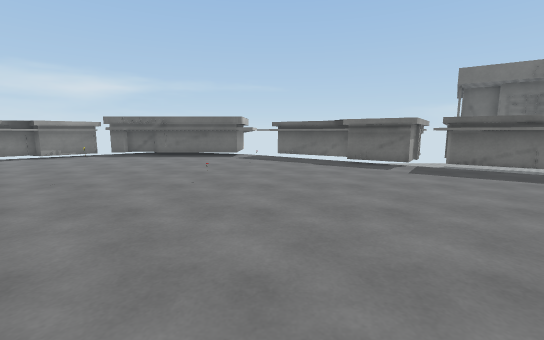
view 1 (above)

24 first-person views from a walk through a Unity game level. The camera is 1.2 m above the floor, tilts 8° down and sees 90° across. The floor is counted in squares, 1 m on a side. Each view is taken from the middle of a square. On the plan, view 1 faces up. The plan holds only what a view shows up to about 13 squares ahead; the rest is blank. The place goes on beyond the plan. The player is left out. Surface patterns are stand-ins for the level's own textures.

view 2
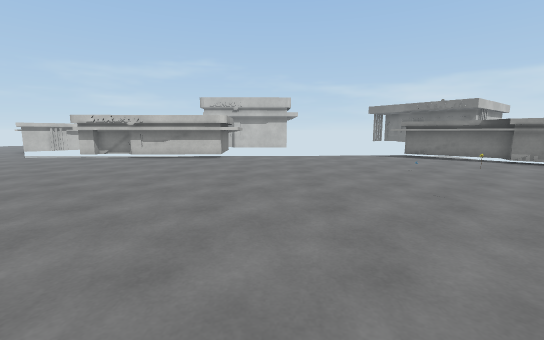

view 3
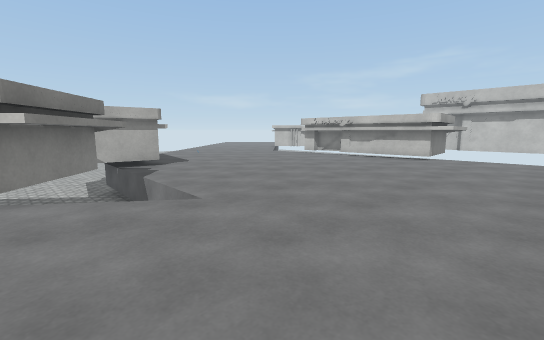

view 4
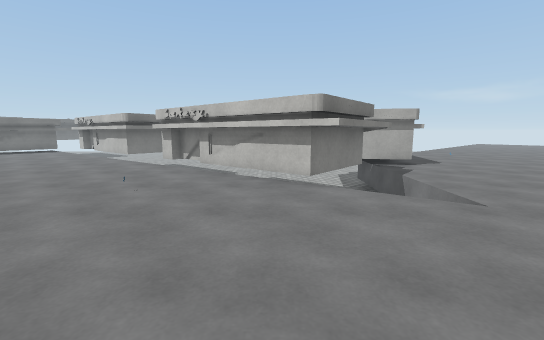

view 5
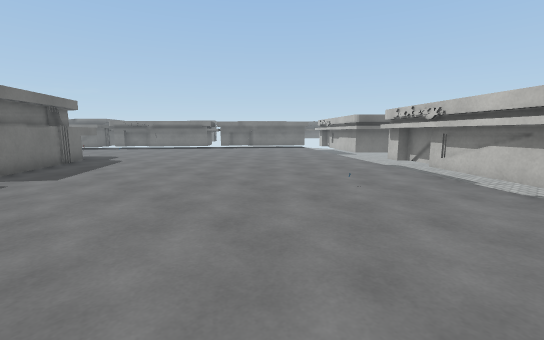

view 6
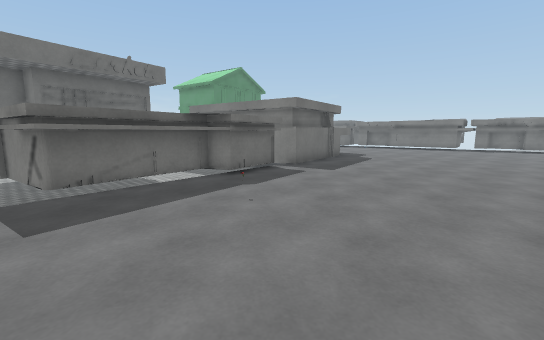

view 7
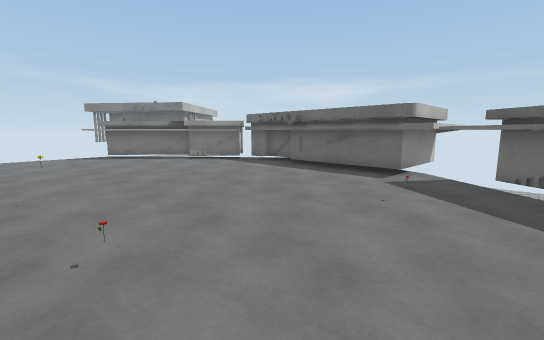

view 8
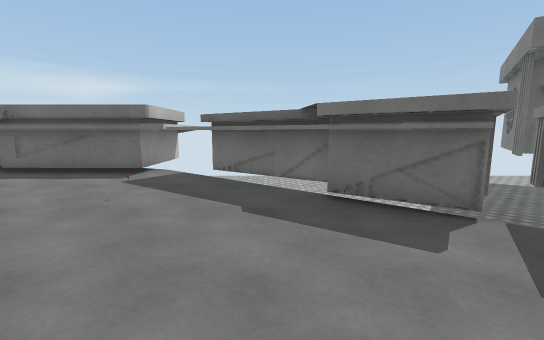

view 9
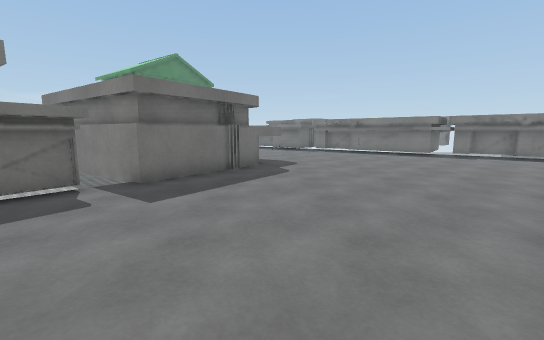

view 10
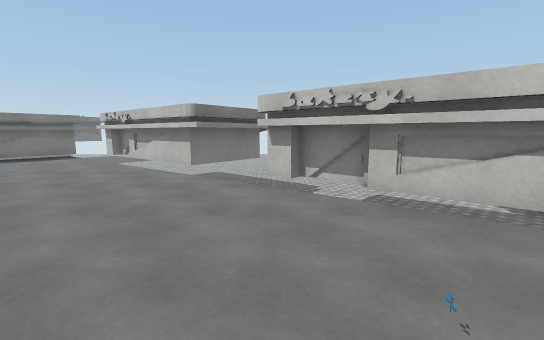

view 11
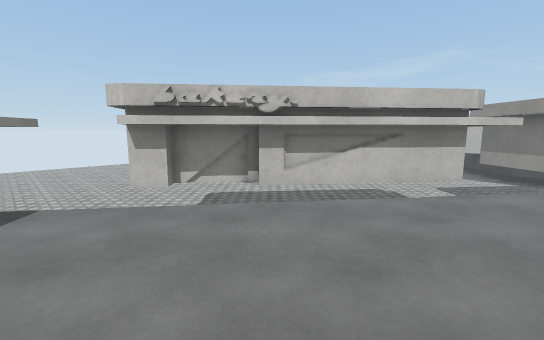

view 12
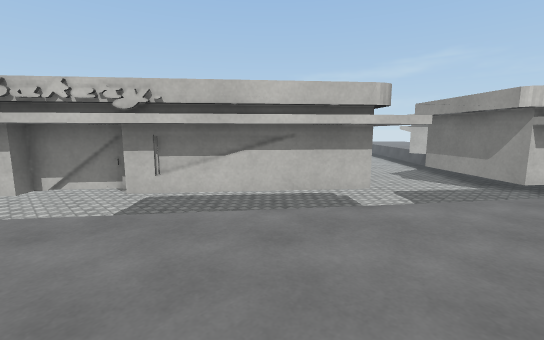

view 13
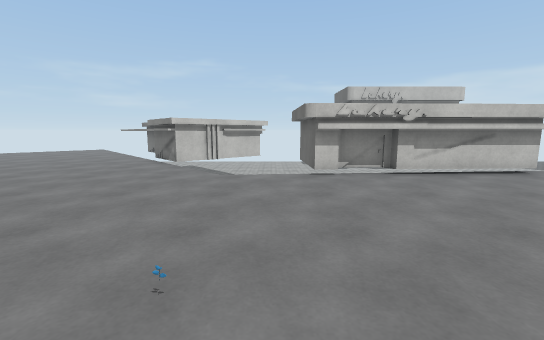

view 14
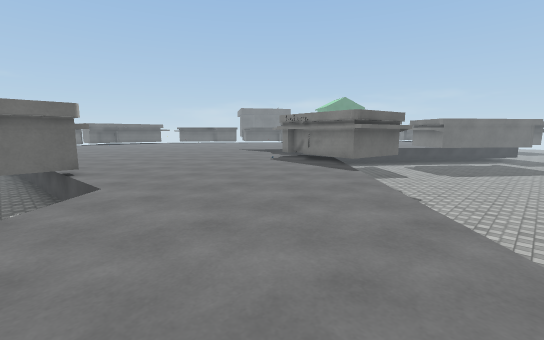

view 15
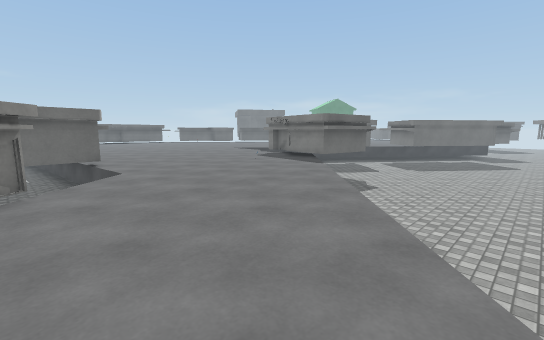

view 16
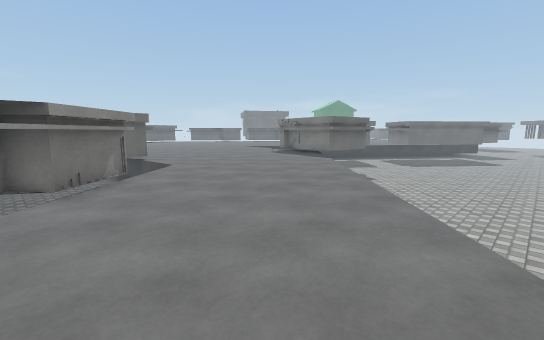

view 17
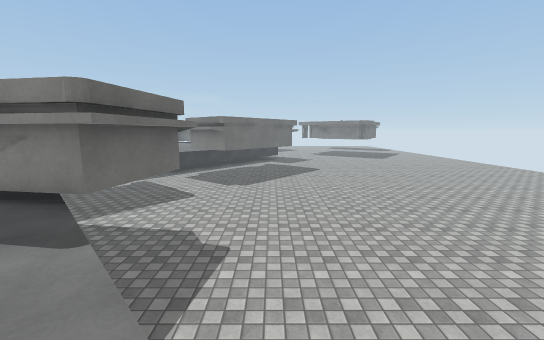

view 18
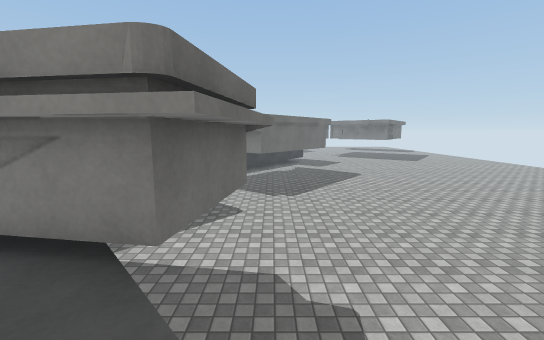

view 19
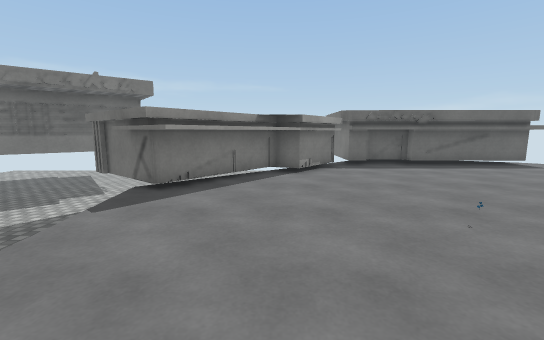

view 20
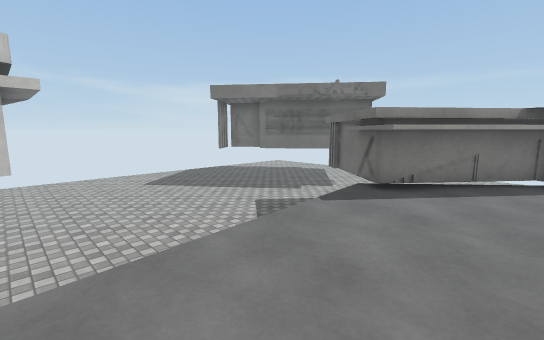

view 21
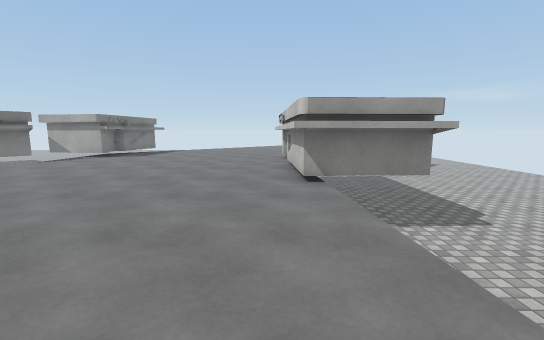

view 22
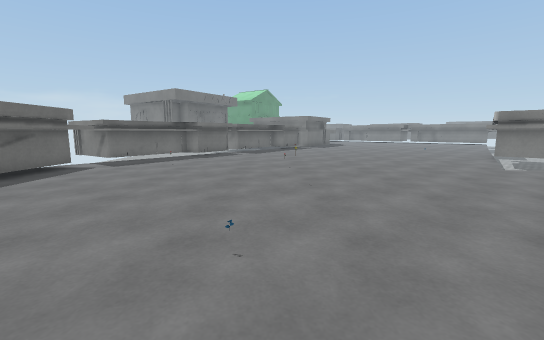

view 23
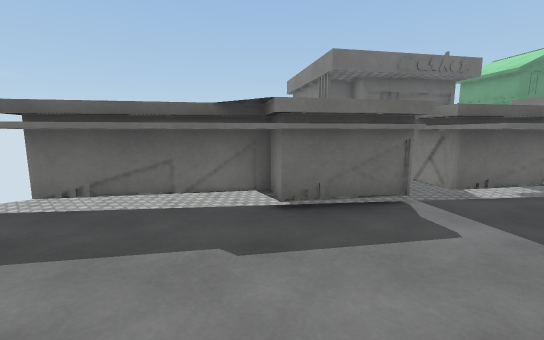

view 24
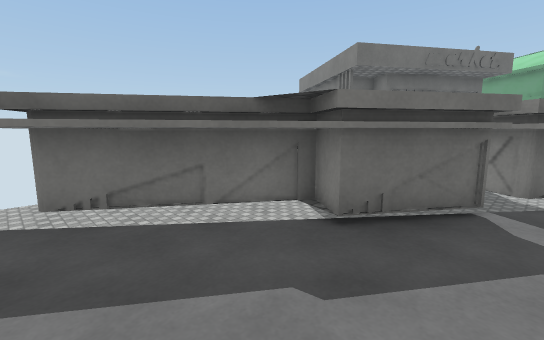

### Floor plan
Key: @ floor where view 1 was taken; # wall or solid block; x gap in a wall; . floor; ^ raised ledge; v drop or lower ground; O other object.
Columns run from 17 left of view 1 to 17 right of it. Each row starts with its distance up from view 1.
 16          O     O  v#vvvvv  v
 15          O     OO ^  ^vvv vv#
 14 v       OOOOOOOOO##   ^vvvvvv
 13 v     OOO.......#^^^    #vvvvv
 12 v    OOO..........^^^^  vvvvvvv
 11 vOO OOO............^^^ ^^^^vvvvvv
 10 v OOOO..............###v^  ^vvvvvvv
  9 v  OO..................#^   ^^vv vv
  8 vv v...................^^^        v
  7 vv v....................^^^   v#
  6 vv v.........O...........^^^ v##
  5 vv v.......................####
  4 vvvv.........................##
  3 vvvv..........................##
  2 vvvv...........................##
  1 vOOOO...........................#^^
  0 vOO O............@.................
 -1 v   O..........v...................
 -2 v   O.......... vx.................
 -3 v   O.......... v##^...............
 -4 v   OO.........v## ##..............
 -5 v   OO.........     ##.............
 -6 v OOO........OOOO   ###............
 -7 v   v........O   v  ##vv...........
 -8 OO  v.......OO   vv #v  v#........#
 -9  OOvv.......OO OOvvvvv v###.......^
-10  OO.........OOOO vvvvvv## ##.....^^
-11 OOO........vvvvOvvvvvvv#   ##v..^^
-12 OO........vvvvvvvvvvvvvv    ##v.^^
-13 O........v vvvvvvvvvvvvvvv     v^
-14 ........vvvvvvvvvvvvvvvvvvv
-15 .......vvvvvvvvvvvvvvvvvvvvvv
-16 ......vvvvvvvvvvvvvvvvvvvvvvvv
-17 .....vvvvvvvvvvvvvvvvvvvvvvvvvv
-18 ...vv vvvvvvvvvvvvvvvvvvvvvvvvvv
-19              vvvvvvvvvvv vvvvvvv
-20               vvvvvvvvvv   vvvvv
-21                vvvvvvvvv   vvvvv

Where each view was taken, in squares from view 1:
view 1: 0 up, 0 right, facing up
view 2: 3 up, 0 right, facing left
view 3: 4 up, 0 right, facing down-left
view 4: 4 up, 1 right, facing down
view 5: 4 up, 1 right, facing down-right
view 6: 5 up, 1 right, facing right
view 7: 6 up, 1 right, facing up-left
view 8: 6 up, 2 right, facing up
view 9: 1 up, 5 right, facing right
view 10: 0 up, 5 right, facing down
view 11: 7 down, 14 right, facing down-left
view 12: 6 down, 12 right, facing down-left
view 13: 7 down, 5 left, facing left
view 14: 15 down, 14 left, facing up-right
view 15: 17 down, 15 left, facing up-right
view 16: 18 down, 17 left, facing up-right
view 17: 13 down, 9 left, facing right
view 18: 11 down, 7 left, facing right
view 19: 4 up, 11 left, facing up
view 20: 4 up, 11 left, facing up-left
view 21: 7 up, 12 left, facing down
view 22: 7 up, 11 left, facing right
view 23: 8 up, 0 right, facing up-right
view 24: 9 up, 0 right, facing up-right
